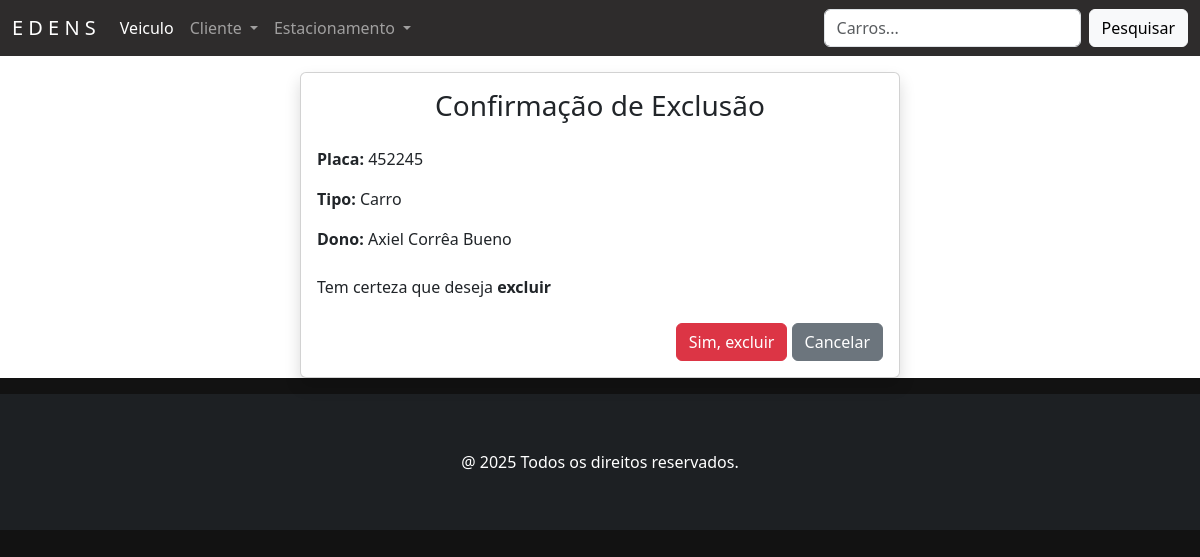
Page /5/veiculos/apagar on the committed database.
### veiculo/models.py (models this page shows, shortened)
class Veiculo(models.Model):
    placa = models.CharField('Placa', max_length=10, unique=True, help_text='Placa do veículo')
    tipo = models.CharField('Tipo de Veículo', max_length=20, choices=TIPO_VEICULO)
    dono = models.ForeignKey(Cliente, on_delete=models.CASCADE, related_name='veiculos', default=1)
    class Meta:
        verbose_name = 'Veículo'
        verbose_name_plural = 'Veículos'

### pessoa/models.py (models this page shows, shortened)
class Pessoa(models.Model):
    nome = models.CharField('Nome', max_length=50, help_text='Nome completo')
    cpf = models.CharField('CPF', max_length=11, help_text='CPF completo', unique=True)
    fone = models.CharField('Fone', max_length=11, help_text='Número de telefone', unique=True)
    email = models.EmailField('Email', max_length=100, unique=True, null=True, blank=True)
    class Meta:
        abstract = True

class Cliente(Pessoa):
    endereco = models.CharField('Endereço', max_length=100, help_text='Endereço Completo')
    empresa = models.ManyToManyField(Juridico, blank=True, related_name='clientes')
    class Meta:
        verbose_name = 'Cliente'
        verbose_name_plural = 'Clientes'

### veiculo/views.py (the view)
# urls.py: path('<int:pk>/veiculos/apagar', VeiculoDeleteView.as_view(), name='veiculo_apagar'),
class VeiculoDeleteView(SuccessMessageMixin, DeleteView):
    model = Veiculo
    template_name = 'veiculo_apagar.html'
    success_url = reverse_lazy('veiculo')

### veiculo/templates/veiculo_apagar.html (shortened to what this page needs)
{% extends 'principal.html' %}
{% load django_bootstrap5 %}
{% block content %}
  <div class="card shadow m-3 col-md-6 mx-auto">
    <div class="card-body">
      <h3 class="text-center mb-4">Confirmação de Exclusão</h3>
      <p><strong>Placa:</strong> {{ object.placa }}</p>
      <p><strong>Tipo:</strong> {{ object.tipo }}</p>
      <p><strong>Dono:</strong> {{ object.dono.nome }}</p>
      <p class="mt-4">Tem certeza que deseja <strong>excluir</strong este veículo?</p>
      <form method="POST">
        <div class="text-end mt-4">
          {% bootstrap_button button_type="submit" content="Sim, excluir" button_class="btn-danger" %}
          <a href="{% url 'veiculo' %}" class="btn btn-secondary text-white">Cancelar</a>
        </div>
      </form>
    </div>
  </div>
{% endblock %}

### static/css/estilos.css (style rules this page uses)
body:not(.navbar-custom) { background-color: #121212; }

### rows in the picture
Veiculo: placa "452245", tipo "Carro", dono.nome "Axiel Corrêa Bueno"
